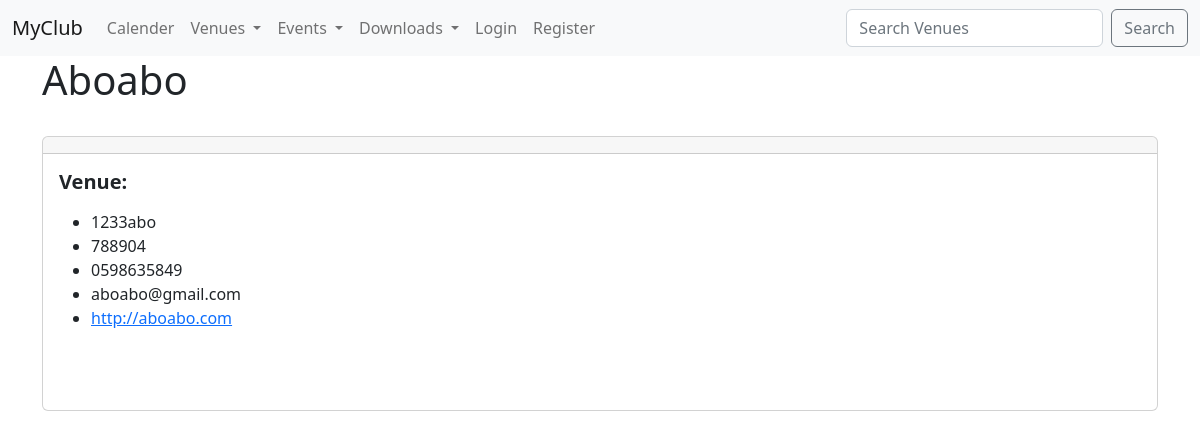
The app's page /show_venue/2 with its own data.
### events/models.py (models this page shows)
class Venue(models.Model):
    name = models.CharField(max_length=120)
    address = models.CharField(max_length=120)
    zip_code =models.CharField(max_length=15)
    phone = models.CharField(max_length=25, blank= True)
    web = models.URLField("Website Address", blank=True)
    email_address = models.EmailField("Email Address", blank=True)
    def __str__(self):
        return self.name

### events/views.py (the view)
# urls.py: path('show_venue/<venue_id>', views.show_venue, name='show-venue'),
def show_venue(request, venue_id):
    venue = Venue.objects.get(pk=venue_id)
    return render(request, 'events/show_venue.html',
       {'Venue':venue}
    )

### events/templates/events/show_venue.html (shortened to what this page needs)
{% extends 'events/base.html' %}
{% block content %}
        <h1>{{ Venue }} </h1> <br>
              <div class="card">
                <div class="card-header">
                </div>
                <div class="card-body">
                <h5 class="card-title"><strong>Venue:</strong> {{ venue }}</h5>
                <p class="card-text">
                  <ul>
                    <li>{{ Venue.address }}</li>
                      <li>{{ Venue.zip_code }}</li>
                      <li>{{ Venue.phone }}</li>
                      <li>{{ Venue.email_address }}</li>
                       <li><a href="{{ Venue.web }}
                         ">{{ Venue.web }}</a></li>
                 </ul>
                </p>
              </div>
            <br>
            <br>
{% endblock %}

### records on screen
Venue: name "Aboabo", address "1233abo", zip_code "788904", phone "0598635849", email_address "aboabo@gmail.com", web "http://aboabo.com"
